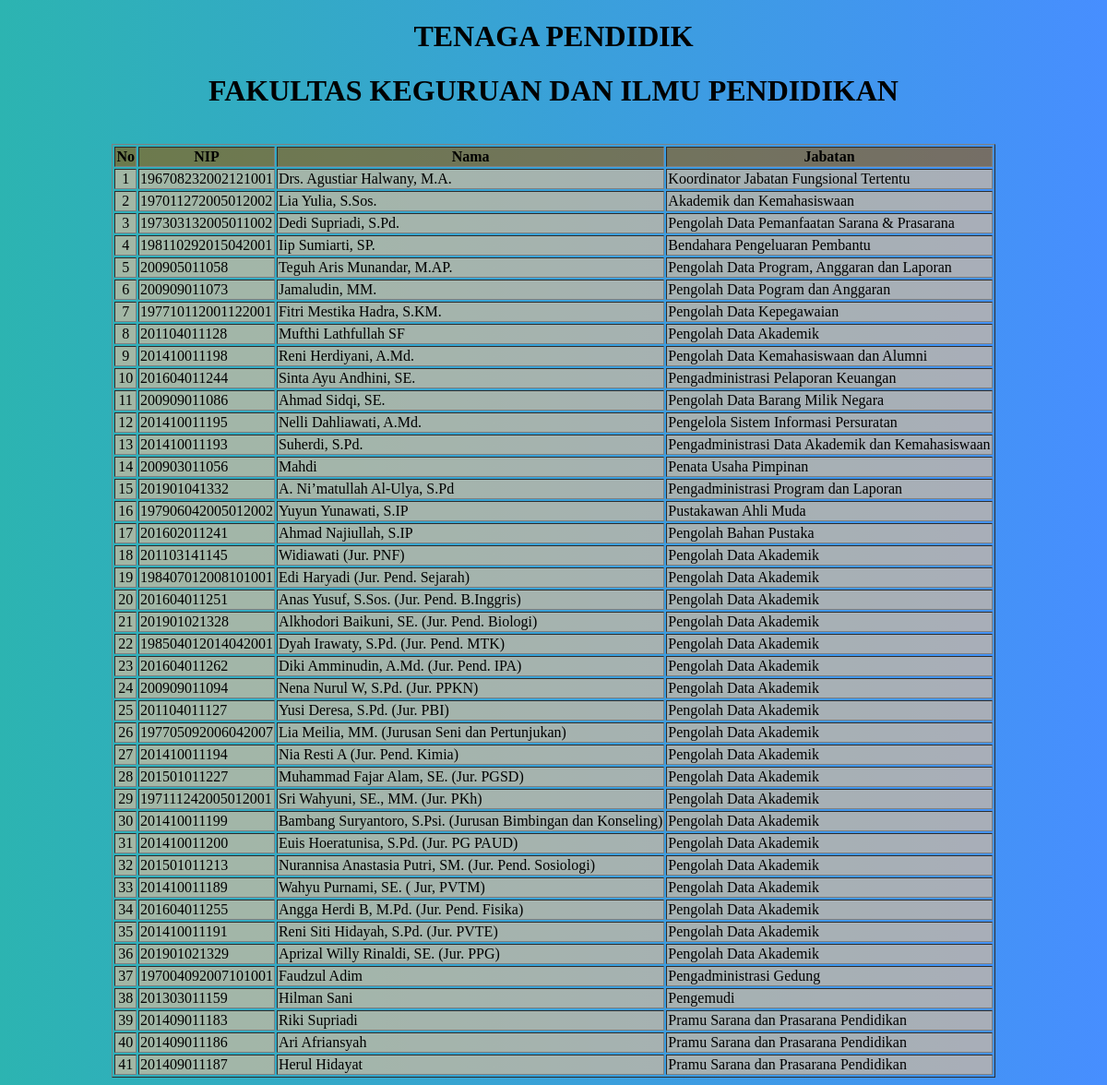
The page /tendik/ on the database its author committed.
### tendik/models.py (models this page shows, shortened)
class Tendik(models.Model):
    no = models.CharField(max_length=50)
    nip = models.CharField(max_length=50)
    nama = models.CharField(max_length=100)
    jabatan = models.CharField(max_length=50, null=True)

### tendik/views.py (the view)
# urls.py: path('tendik/', tendik),
def tendik(request):
    context = {
        'educator': Tendik.objects.all()
    }
    return render(request,"indextendik.html", context)

### tendik/templates/indextendik.html (shortened to what this page needs)
{% extends 'base.html' %}
{% block content %}
<body>
    <center>
      <h1 style="font-family: Georgia, 'Times New Roman', Times, serif;">TENAGA PENDIDIK</h1>
      <h1 style="font-family: Georgia, 'Times New Roman', Times, serif;">FAKULTAS KEGURUAN DAN ILMU PENDIDIKAN </h1>
    </center>
    <br>
    <center>
    <table border="1">
        <tr style="background-color: rgba(152, 86, 1, 0.585);">
            <th>No</th>
            <th>NIP</th>
            <th>Nama</th>
            <th>Jabatan</th>
        </tr>
            {% for tendik in educator %}
            <tr style="background-color: rgba(213, 187, 157, 0.689);">
                <td><center>{{tendik.no}} </center></td>
                <td>{{tendik.nip}}</td>
                <td>{{tendik.nama}}</td>
                <td>{{tendik.jabatan}}</td>
            </tr>
            {% endfor %}
    </table>
    </center>
    </body>
{% endblock %}

### templates/base.html (shortened to what this page needs)
<!DOCTYPE html>
<html lang="en">
<head>
</head>
<body>
    {% block content %}
    {% endblock %}
</body>
</html>

### tendik/templates/indextendik.html (style rules this page uses)
body { background-image: linear-gradient(to right, #2cb4b1, #478eff); margin-left: 50px; margin-right: 50px; padding: 0; }

### rows shown on the page
Tendik: no "1", nip "196708232002121001", nama "Drs. Agustiar Halwany, M.A.", jabatan "Koordinator Jabatan Fungsional Tertentu"
Tendik: no "2", nip "197011272005012002", nama "Lia Yulia, S.Sos.", jabatan "Akademik dan Kemahasiswaan"
Tendik: no "3", nip "197303132005011002", nama "Dedi Supriadi, S.Pd.", jabatan "Pengolah Data Pemanfaatan Sarana & Prasarana"
Tendik: no "4", nip "198110292015042001", nama "Iip Sumiarti, SP.", jabatan "Bendahara Pengeluaran Pembantu"
Tendik: no "5", nip "200905011058", nama "Teguh Aris Munandar, M.AP.", jabatan "Pengolah Data Program, Anggaran dan Laporan"
Tendik: no "6", nip "200909011073", nama "Jamaludin, MM.", jabatan "Pengolah Data Pogram dan Anggaran"
Tendik: no "7", nip "197710112001122001", nama "Fitri Mestika Hadra, S.KM.", jabatan "Pengolah Data Kepegawaian"
Tendik: no "8", nip "201104011128", nama "Mufthi Lathfullah SF", jabatan "Pengolah Data Akademik"
Tendik: no "9", nip "201410011198", nama "Reni Herdiyani, A.Md.", jabatan "Pengolah Data Kemahasiswaan dan Alumni"
Tendik: no "10", nip "201604011244", nama "Sinta Ayu Andhini, SE.", jabatan "Pengadministrasi Pelaporan Keuangan"
Tendik: no "11", nip "200909011086", nama "Ahmad Sidqi, SE.", jabatan "Pengolah Data Barang Milik Negara"
Tendik: no "12", nip "201410011195", nama "Nelli Dahliawati, A.Md.", jabatan "Pengelola Sistem Informasi Persuratan"
Tendik: no "13", nip "201410011193", nama "Suherdi, S.Pd.", jabatan "Pengadministrasi Data Akademik dan Kemahasiswaan"
Tendik: no "14", nip "200903011056", nama "Mahdi", jabatan "Penata Usaha Pimpinan"
Tendik: no "15", nip "201901041332", nama "A. Ni’matullah Al-Ulya, S.Pd", jabatan "Pengadministrasi Program dan Laporan"
Tendik: no "16", nip "197906042005012002", nama "Yuyun Yunawati, S.IP", jabatan "Pustakawan Ahli Muda"
Tendik: no "17", nip "201602011241", nama "Ahmad Najiullah, S.IP", jabatan "Pengolah Bahan Pustaka"
Tendik: no "18", nip "201103141145", nama "Widiawati (Jur. PNF)", jabatan "Pengolah Data Akademik"
Tendik: no "19", nip "198407012008101001", nama "Edi Haryadi (Jur. Pend. Sejarah)", jabatan "Pengolah Data Akademik"
Tendik: no "20", nip "201604011251", nama "Anas Yusuf, S.Sos. (Jur. Pend. B.Inggris)", jabatan "Pengolah Data Akademik"
Tendik: no "21", nip "201901021328", nama "Alkhodori Baikuni, SE. (Jur. Pend. Biologi)", jabatan "Pengolah Data Akademik"
Tendik: no "22", nip "198504012014042001", nama "Dyah Irawaty, S.Pd. (Jur. Pend. MTK)", jabatan "Pengolah Data Akademik"
Tendik: no "23", nip "201604011262", nama "Diki Amminudin, A.Md. (Jur. Pend. IPA)", jabatan "Pengolah Data Akademik"
Tendik: no "24", nip "200909011094", nama "Nena Nurul W, S.Pd. (Jur. PPKN)", jabatan "Pengolah Data Akademik"
Tendik: no "25", nip "201104011127", nama "Yusi Deresa, S.Pd. (Jur. PBI)", jabatan "Pengolah Data Akademik"
Tendik: no "26", nip "197705092006042007", nama "Lia Meilia, MM. (Jurusan Seni dan Pertunjukan)", jabatan "Pengolah Data Akademik"
Tendik: no "27", nip "201410011194", nama "Nia Resti A (Jur. Pend. Kimia)", jabatan "Pengolah Data Akademik"
Tendik: no "28", nip "201501011227", nama "Muhammad Fajar Alam, SE. (Jur. PGSD)", jabatan "Pengolah Data Akademik"
Tendik: no "29", nip "197111242005012001", nama "Sri Wahyuni, SE., MM. (Jur. PKh)", jabatan "Pengolah Data Akademik"
Tendik: no "30", nip "201410011199", nama "Bambang Suryantoro, S.Psi. (Jurusan Bimbingan dan Konseling)", jabatan "Pengolah Data Akademik"
Tendik: no "31", nip "201410011200", nama "Euis Hoeratunisa, S.Pd. (Jur. PG PAUD)", jabatan "Pengolah Data Akademik"
Tendik: no "32", nip "201501011213", nama "Nurannisa Anastasia Putri, SM. (Jur. Pend. Sosiologi)", jabatan "Pengolah Data Akademik"
Tendik: no "33", nip "201410011189", nama "Wahyu Purnami, SE. ( Jur, PVTM)", jabatan "Pengolah Data Akademik"
Tendik: no "34", nip "201604011255", nama "Angga Herdi B, M.Pd. (Jur. Pend. Fisika)", jabatan "Pengolah Data Akademik"
Tendik: no "35", nip "201410011191", nama "Reni Siti Hidayah, S.Pd. (Jur. PVTE)", jabatan "Pengolah Data Akademik"
Tendik: no "36", nip "201901021329", nama "Aprizal Willy Rinaldi, SE. (Jur. PPG)", jabatan "Pengolah Data Akademik"
Tendik: no "37", nip "197004092007101001", nama "Faudzul Adim", jabatan "Pengadministrasi Gedung"
Tendik: no "38", nip "201303011159", nama "Hilman Sani", jabatan "Pengemudi"
Tendik: no "39", nip "201409011183", nama "Riki Supriadi", jabatan "Pramu Sarana dan Prasarana Pendidikan"
Tendik: no "40", nip "201409011186", nama "Ari Afriansyah", jabatan "Pramu Sarana dan Prasarana Pendidikan"
Tendik: no "41", nip "201409011187", nama "Herul Hidayat", jabatan "Pramu Sarana dan Prasarana Pendidikan"
